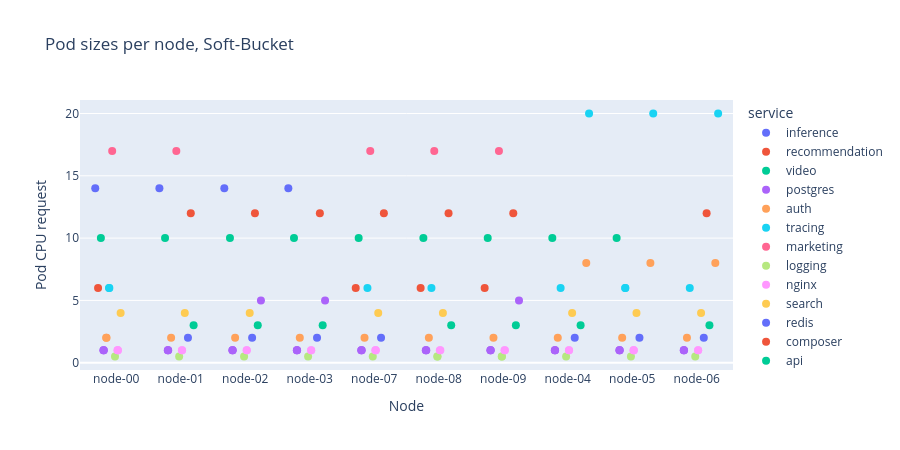
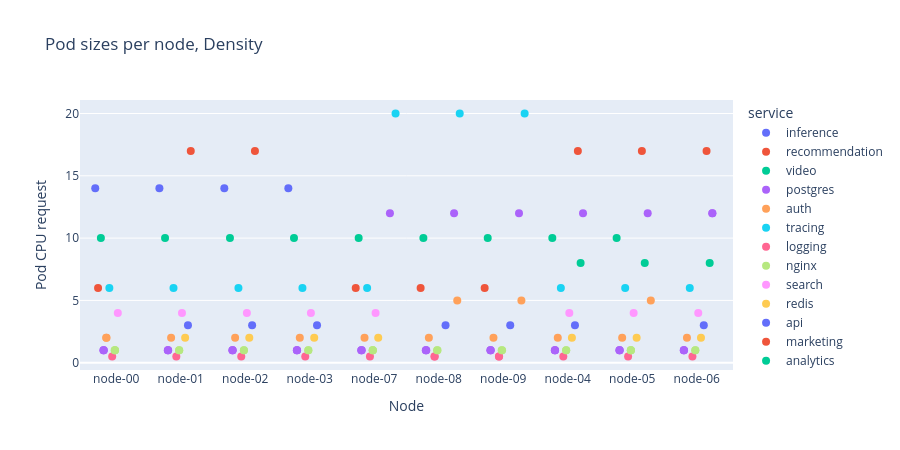
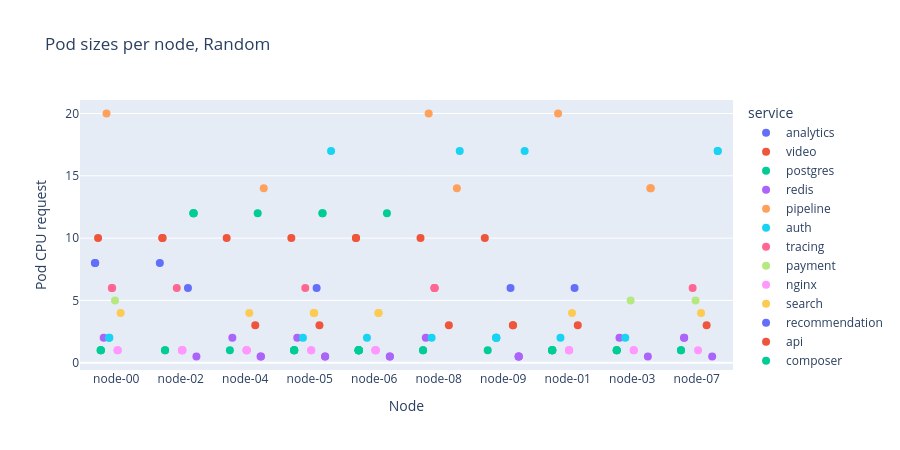

The notebook cell these images were saved under, in order:
### Markdown cell above
## 3. Pod-size distribution per node (histogram)

Are similarly-sized pods spread across nodes?

### Code cell
def pod_size_strip(cluster: Cluster, title: str):
    rows = []
    for node in cluster.nodes.values():
        for pod in node.pods:
            rows.append({"node": node.name, "cpu": pod.cpu_request, "service": pod.service})
    df = pd.DataFrame(rows)
    fig = px.strip(
        df, x="node", y="cpu", color="service",
        title=title,
        labels={"cpu": "Pod CPU request", "node": "Node"},
        height=450,
    )
    fig.update_traces(marker_size=8, jitter=0.3)
    fig.show()

for label, cluster in clusters.items():
    pod_size_strip(cluster, f"Pod sizes per node, {label}")

### Figure 1 — Plotly figure (JSON) as saved in the notebook; plotly's stock layout.template omitted (floating-point values rounded to 4 significant figures)
{"data": [{"alignmentgroup": "True", "boxpoints": "all", "fillcolor": "rgba(255,255,255,0)", "hoveron": "points", "hovertemplate": "service=inference<br>Node=%{x}<br>Pod CPU request=%{y}<extra></extra>", "jitter": 0.3, "legendgroup": "inference", "line": {"color": "rgba(255,255,255,0)"}, "marker": {"color": "#636efa", "size": 8}, "name": "inference", "offsetgroup": "inference", "orientation": "v", "pointpos": 0, "showlegend": true, "type": "box", "x": ["node-00", "node-01", "node-02", "node-03"], "x0": " ", "xaxis": "x", "y": [14.0, 14.0, 14.0, 14.0], "y0": " ", "yaxis": "y"}, {"alignmentgroup": "True", "boxpoints": "all", "fillcolor": "rgba(255,255,255,0)", "hoveron": "points", "hovertemplate": "service=recommendation<br>Node=%{x}<br>Pod CPU request=%{y}<extra></extra>", "jitter": 0.3, "legendgroup": "recommendation", "line": {"color": "rgba(255,255,255,0)"}, "marker": {"color": "#EF553B", "size": 8}, "name": "recommendation", "offsetgroup": "recommendation", "orientation": "v", "pointpos": 0, "showlegend": true, "type": "box", "x": ["node-00", "node-07", "node-08", "node-09"], "x0": " ", "xaxis": "x", "y": [6.0, 6.0, 6.0, 6.0], "y0": " ", "yaxis": "y"}, {"alignmentgroup": "True", "boxpoints": "all", "fillcolor": "rgba(255,255,255,0)", "hoveron": "points", "hovertemplate": "service=video<br>Node=%{x}<br>Pod CPU request=%{y}<extra></extra>", "jitter": 0.3, "legendgroup": "video", "line": {"color": "rgba(255,255,255,0)"}, "marker": {"color": "#00cc96", "size": 8}, "name": "video", "offsetgroup": "video", "orientation": "v", "pointpos": 0, "showlegend": true, "type": "box", "x": ["node-00", "node-01", "node-02", "node-03", "node-04", "node-05", "node-07", "node-08", "node-09"], "x0": " ", "xaxis": "x", "y": [10.0, 10.0, 10.0, 10.0, 10.0, 10.0, 10.0, 10.0, 10.0], "y0": " ", "yaxis": "y"}, {"alignmentgroup": "True", "boxpoints": "all", "fillcolor": "rgba(255,255,255,0)", "hoveron": "points", "hovertemplate": "service=postgres<br>Node=%{x}<br>Pod CPU request=%{y}<extra></extra>", "jitter": 0.3, "legendgroup": "postgres", "line": {"color": "rgba(255,255,255,0)"}, "marker": {"color": "#ab63fa", "size": 8}, "name": "postgres", "offsetgroup": "postgres", "orientation": "v", "pointpos": 0, "showlegend": true, "type": "box", "x": ["node-00", "node-00", "node-00", "node-01", "node-01", "node-01", "node-02", "node-02", "node-02", "node-03", "node-03", "node-03", "node-04", "node-04", "node-04", "node-05", "node-05", "node-05", "node-06", "node-06", "node-06", "node-07", "node-07", "node-07", "node-08", "node-08", "node-08", "node-09", "node-09", "node-09"], "x0": " ", "xaxis": "x", "y": [1.0, 1.0, 1.0, 1.0, 1.0, 1.0, 1.0, 1.0, 1.0, 1.0, 1.0, 1.0, 1.0, 1.0, 1.0, 1.0, 1.0, 1.0, 1.0, 1.0, 1.0, 1.0, 1.0, 1.0, 1.0, 1.0, 1.0, 1.0, 1.0, 1.0], "y0": " ", "yaxis": "y"}, {"alignmentgroup": "True", "boxpoints": "all", "fillcolor": "rgba(255,255,255,0)", "hoveron": "points", "hovertemplate": "service=auth<br>Node=%{x}<br>Pod CPU request=%{y}<extra></extra>", "jitter": 0.3, "legendgroup": "auth", "line": {"color": "rgba(255,255,255,0)"}, "marker": {"color": "#FFA15A", "size": 8}, "name": "auth", "offsetgroup": "auth", "orientation": "v", "pointpos": 0, "showlegend": true, "type": "box", "x": ["node-00", "node-00", "node-01", "node-02", "node-03", "node-04", "node-05", "node-06", "node-07", "node-08", "node-09"], "x0": " ", "xaxis": "x", "y": [2.0, 2.0, 2.0, 2.0, 2.0, 2.0, 2.0, 2.0, 2.0, 2.0, 2.0], "y0": " ", "yaxis": "y"}, {"alignmentgroup": "True", "boxpoints": "all", "fillcolor": "rgba(255,255,255,0)", "hoveron": "points", "hovertemplate": "service=tracing<br>Node=%{x}<br>Pod CPU request=%{y}<extra></extra>", "jitter": 0.3, "legendgroup": "tracing", "line": {"color": "rgba(255,255,255,0)"}, "marker": {"color": "#19d3f3", "size": 8}, "name": "tracing", "offsetgroup": "tracing", "orientation": "v", "pointpos": 0, "showlegend": true, "type": "box", "x": ["node-00", "node-00", "node-04", "node-05", "node-05", "node-06", "node-07", "node-08"], "x0": " ", "xaxis": "x", "y": [6.0, 6.0, 6.0, 6.0, 6.0, 6.0, 6.0, 6.0], "y0": " ", "yaxis": "y"}, {"alignmentgroup": "True", "boxpoints": "all", "fillcolor": "rgba(255,255,255,0)", "hoveron": "points", "hovertemplate": "service=marketing<br>Node=%{x}<br>Pod CPU request=%{y}<extra></extra>", "jitter": 0.3, "legendgroup": "marketing", "line": {"color": "rgba(255,255,255,0)"}, "marker": {"color": "#FF6692", "size": 8}, "name": "marketing", "offsetgroup": "marketing", "orientation": "v", "pointpos": 0, "showlegend": true, "type": "box", "x": ["node-00", "node-01", "node-07", "node-08", "node-09"], "x0": " ", "xaxis": "x", "y": [17.0, 17.0, 17.0, 17.0, 17.0], "y0": " ", "yaxis": "y"}, {"alignmentgroup": "True", "boxpoints": "all", "fillcolor": "rgba(255,255,255,0)", "hoveron": "points", "hovertemplate": "service=logging<br>Node=%{x}<br>Pod CPU request=%{y}<extra></extra>", "jitter": 0.3, "legendgroup": "logging", "line": {"color": "rgba(255,255,255,0)"}, "marker": {"color": "#B6E880", "size": 8}, "name": "logging", "offsetgroup": "logging", "orientation": "v", "pointpos": 0, "showlegend": true, "type": "box", "x": ["node-00", "node-01", "node-02", "node-03", "node-04", "node-05", "node-06", "node-07", "node-08", "node-08", "node-09", "node-09"], "x0": " ", "xaxis": "x", "y": [0.5, 0.5, 0.5, 0.5, 0.5, 0.5, 0.5, 0.5, 0.5, 0.5, 0.5, 0.5], "y0": " ", "yaxis": "y"}, {"alignmentgroup": "True", "boxpoints": "all", "fillcolor": "rgba(255,255,255,0)", "hoveron": "points", "hovertemplate": "service=nginx<br>Node=%{x}<br>Pod CPU request=%{y}<extra></extra>", "jitter": 0.3, "legendgroup": "nginx", "line": {"color": "rgba(255,255,255,0)"}, "marker": {"color": "#FF97FF", "size": 8}, "name": "nginx", "offsetgroup": "nginx", "orientation": "v", "pointpos": 0, "showlegend": true, "type": "box", "x": ["node-00", "node-00", "node-00", "node-01", "node-01", "node-02", "node-02", "node-03", "node-03", "node-04", "node-04", "node-05", "node-05", "node-05", "node-06", "node-06", "node-07", "node-07", "node-07", "node-08", "node-08", "node-09", "node-09"], "x0": " ", "xaxis": "x", "y": [1.0, 1.0, 1.0, 1.0, 1.0, 1.0, 1.0, 1.0, 1.0, 1.0, 1.0, 1.0, 1.0, 1.0, 1.0, 1.0, 1.0, 1.0, 1.0, 1.0, 1.0, 1.0, 1.0], "y0": " ", "yaxis": "y"}, {"alignmentgroup": "True", "boxpoints": "all", "fillcolor": "rgba(255,255,255,0)", "hoveron": "points", "hovertemplate": "service=search<br>Node=%{x}<br>Pod CPU request=%{y}<extra></extra>", "jitter": 0.3, "legendgroup": "search", "line": {"color": "rgba(255,255,255,0)"}, "marker": {"color": "#FECB52", "size": 8}, "name": "search", "offsetgroup": "search", "orientation": "v", "pointpos": 0, "showlegend": true, "type": "box", "x": ["node-00", "node-01", "node-02", "node-04", "node-05", "node-06", "node-07", "node-08"], "x0": " ", "xaxis": "x", "y": [4.0, 4.0, 4.0, 4.0, 4.0, 4.0, 4.0, 4.0], "y0": " ", "yaxis": "y"}, {"alignmentgroup": "True", "boxpoints": "all", "fillcolor": "rgba(255,255,255,0)", "hoveron": "points", "hovertemplate": "service=redis<br>Node=%{x}<br>Pod CPU request=%{y}<extra></extra>", "jitter": 0.3, "legendgroup": "redis", "line": {"color": "rgba(255,255,255,0)"}, "marker": {"color": "#636efa", "size": 8}, "name": "redis", "offsetgroup": "redis", "orientation": "v", "pointpos": 0, "showlegend": true, "type": "box", "x": ["node-01", "node-02", "node-03", "node-04", "node-05", "node-06", "node-07"], "x0": " ", "xaxis": "x", "y": [2.0, 2.0, 2.0, 2.0, 2.0, 2.0, 2.0], "y0": " ", "yaxis": "y"}, {"alignmentgroup": "True", "boxpoints": "all", "fillcolor": "rgba(255,255,255,0)", "hoveron": "points", "hovertemplate": "service=composer<br>Node=%{x}<br>Pod CPU request=%{y}<extra></extra>", "jitter": 0.3, "legendgroup": "composer", "line": {"color": "rgba(255,255,255,0)"}, "marker": {"color": "#EF553B", "size": 8}, "name": "composer", "offsetgroup": "composer", "orientation": "v", "pointpos": 0, "showlegend": true, "type": "box", "x": ["node-01", "node-02", "node-03", "node-06", "node-07", "node-08", "node-09"], "x0": " ", "xaxis": "x", "y": [12.0, 12.0, 12.0, 12.0, 12.0, 12.0, 12.0], "y0": " ", "yaxis": "y"}, {"alignmentgroup": "True", "boxpoints": "all", "fillcolor": "rgba(255,255,255,0)", "hoveron": "points", "hovertemplate": "service=api<br>Node=%{x}<br>Pod CPU request=%{y}<extra></extra>", "jitter": 0.3, "legendgroup": "api", "line": {"color": "rgba(255,255,255,0)"}, "marker": {"color": "#00cc96", "size": 8}, "name": "api", "offsetgroup": "api", "orientation": "v", "pointpos": 0, "showlegend": true, "type": "box", "x": ["node-01", "node-02", "node-03", "node-04", "node-06", "node-08", "node-09"], "x0": " ", "xaxis": "x", "y": [3.0, 3.0, 3.0, 3.0, 3.0, 3.0, 3.0], "y0": " ", "yaxis": "y"}, {"alignmentgroup": "True", "boxpoints": "all", "fillcolor": "rgba(255,255,255,0)", "hoveron": "points", "hovertemplate": "service=payment<br>Node=%{x}<br>Pod CPU request=%{y}<extra></extra>", "jitter": 0.3, "legendgroup": "payment", "line": {"color": "rgba(255,255,255,0)"}, "marker": {"color": "#ab63fa", "size": 8}, "name": "payment", "offsetgroup": "payment", "orientation": "v", "pointpos": 0, "showlegend": true, "type": "box", "x": ["node-02", "node-03", "node-09"], "x0": " ", "xaxis": "x", "y": [5.0, 5.0, 5.0], "y0": " ", "yaxis": "y"}, {"alignmentgroup": "True", "boxpoints": "all", "fillcolor": "rgba(255,255,255,0)", "hoveron": "points", "hovertemplate": "service=analytics<br>Node=%{x}<br>Pod CPU request=%{y}<extra></extra>", "jitter": 0.3, "legendgroup": "analytics", "line": {"color": "rgba(255,255,255,0)"}, "marker": {"color": "#FFA15A", "size": 8}, "name": "analytics", "offsetgroup": "analytics", "orientation": "v", "pointpos": 0, "showlegend": true, "type": "box", "x": ["node-04", "node-05", "node-06"], "x0": " ", "xaxis": "x", "y": [8.0, 8.0, 8.0], "y0": " ", "yaxis": "y"}, {"alignmentgroup": "True", "boxpoints": "all", "fillcolor": "rgba(255,255,255,0)", "hoveron": "points", "hovertemplate": "service=pipeline<br>Node=%{x}<br>Pod CPU request=%{y}<extra></extra>", "jitter": 0.3, "legendgroup": "pipeline", "line": {"color": "rgba(255,255,255,0)"}, "marker": {"color": "#19d3f3", "size": 8}, "name": "pipeline", "offsetgroup": "pipeline", "orientation": "v", "pointpos": 0, "showlegend": true, "type": "box", "x": ["node-04", "node-05", "node-06"], "x0": " ", "xaxis": "x", "y": [20.0, 20.0, 20.0], "y0": " ", "yaxis": "y"}], "layout": {"boxmode": "group", "height": 450, "legend": {"title": {"text": "service"}, "tracegroupgap": 0}, "title": {"text": "Pod sizes per node, Soft-Bucket"}, "xaxis": {"anchor": "y", "domain": [0, 1], "title": {"text": "Node"}}, "yaxis": {"anchor": "x", "domain": [0, 1], "title": {"text": "Pod CPU request"}}}}

### Figure 2 — Plotly figure (JSON) as saved in the notebook; plotly's stock layout.template omitted (floating-point values rounded to 4 significant figures)
{"data": [{"alignmentgroup": "True", "boxpoints": "all", "fillcolor": "rgba(255,255,255,0)", "hoveron": "points", "hovertemplate": "service=inference<br>Node=%{x}<br>Pod CPU request=%{y}<extra></extra>", "jitter": 0.3, "legendgroup": "inference", "line": {"color": "rgba(255,255,255,0)"}, "marker": {"color": "#636efa", "size": 8}, "name": "inference", "offsetgroup": "inference", "orientation": "v", "pointpos": 0, "showlegend": true, "type": "box", "x": ["node-00", "node-01", "node-02", "node-03"], "x0": " ", "xaxis": "x", "y": [14.0, 14.0, 14.0, 14.0], "y0": " ", "yaxis": "y"}, {"alignmentgroup": "True", "boxpoints": "all", "fillcolor": "rgba(255,255,255,0)", "hoveron": "points", "hovertemplate": "service=recommendation<br>Node=%{x}<br>Pod CPU request=%{y}<extra></extra>", "jitter": 0.3, "legendgroup": "recommendation", "line": {"color": "rgba(255,255,255,0)"}, "marker": {"color": "#EF553B", "size": 8}, "name": "recommendation", "offsetgroup": "recommendation", "orientation": "v", "pointpos": 0, "showlegend": true, "type": "box", "x": ["node-00", "node-07", "node-08", "node-09"], "x0": " ", "xaxis": "x", "y": [6.0, 6.0, 6.0, 6.0], "y0": " ", "yaxis": "y"}, {"alignmentgroup": "True", "boxpoints": "all", "fillcolor": "rgba(255,255,255,0)", "hoveron": "points", "hovertemplate": "service=video<br>Node=%{x}<br>Pod CPU request=%{y}<extra></extra>", "jitter": 0.3, "legendgroup": "video", "line": {"color": "rgba(255,255,255,0)"}, "marker": {"color": "#00cc96", "size": 8}, "name": "video", "offsetgroup": "video", "orientation": "v", "pointpos": 0, "showlegend": true, "type": "box", "x": ["node-00", "node-01", "node-02", "node-03", "node-04", "node-05", "node-07", "node-08", "node-09"], "x0": " ", "xaxis": "x", "y": [10.0, 10.0, 10.0, 10.0, 10.0, 10.0, 10.0, 10.0, 10.0], "y0": " ", "yaxis": "y"}, {"alignmentgroup": "True", "boxpoints": "all", "fillcolor": "rgba(255,255,255,0)", "hoveron": "points", "hovertemplate": "service=postgres<br>Node=%{x}<br>Pod CPU request=%{y}<extra></extra>", "jitter": 0.3, "legendgroup": "postgres", "line": {"color": "rgba(255,255,255,0)"}, "marker": {"color": "#ab63fa", "size": 8}, "name": "postgres", "offsetgroup": "postgres", "orientation": "v", "pointpos": 0, "showlegend": true, "type": "box", "x": ["node-00", "node-00", "node-00", "node-01", "node-01", "node-01", "node-02", "node-02", "node-02", "node-03", "node-03", "node-03", "node-04", "node-04", "node-04", "node-05", "node-05", "node-05", "node-06", "node-06", "node-06", "node-07", "node-07", "node-07", "node-08", "node-08", "node-08", "node-09", "node-09", "node-09"], "x0": " ", "xaxis": "x", "y": [1.0, 1.0, 1.0, 1.0, 1.0, 1.0, 1.0, 1.0, 1.0, 1.0, 1.0, 1.0, 1.0, 1.0, 1.0, 1.0, 1.0, 1.0, 1.0, 1.0, 1.0, 1.0, 1.0, 1.0, 1.0, 1.0, 1.0, 1.0, 1.0, 1.0], "y0": " ", "yaxis": "y"}, {"alignmentgroup": "True", "boxpoints": "all", "fillcolor": "rgba(255,255,255,0)", "hoveron": "points", "hovertemplate": "service=auth<br>Node=%{x}<br>Pod CPU request=%{y}<extra></extra>", "jitter": 0.3, "legendgroup": "auth", "line": {"color": "rgba(255,255,255,0)"}, "marker": {"color": "#FFA15A", "size": 8}, "name": "auth", "offsetgroup": "auth", "orientation": "v", "pointpos": 0, "showlegend": true, "type": "box", "x": ["node-00", "node-00", "node-01", "node-02", "node-03", "node-04", "node-05", "node-06", "node-07", "node-08", "node-09"], "x0": " ", "xaxis": "x", "y": [2.0, 2.0, 2.0, 2.0, 2.0, 2.0, 2.0, 2.0, 2.0, 2.0, 2.0], "y0": " ", "yaxis": "y"}, {"alignmentgroup": "True", "boxpoints": "all", "fillcolor": "rgba(255,255,255,0)", "hoveron": "points", "hovertemplate": "service=tracing<br>Node=%{x}<br>Pod CPU request=%{y}<extra></extra>", "jitter": 0.3, "legendgroup": "tracing", "line": {"color": "rgba(255,255,255,0)"}, "marker": {"color": "#19d3f3", "size": 8}, "name": "tracing", "offsetgroup": "tracing", "orientation": "v", "pointpos": 0, "showlegend": true, "type": "box", "x": ["node-00", "node-01", "node-02", "node-03", "node-04", "node-05", "node-06", "node-07"], "x0": " ", "xaxis": "x", "y": [6.0, 6.0, 6.0, 6.0, 6.0, 6.0, 6.0, 6.0], "y0": " ", "yaxis": "y"}, {"alignmentgroup": "True", "boxpoints": "all", "fillcolor": "rgba(255,255,255,0)", "hoveron": "points", "hovertemplate": "service=logging<br>Node=%{x}<br>Pod CPU request=%{y}<extra></extra>", "jitter": 0.3, "legendgroup": "logging", "line": {"color": "rgba(255,255,255,0)"}, "marker": {"color": "#FF6692", "size": 8}, "name": "logging", "offsetgroup": "logging", "orientation": "v", "pointpos": 0, "showlegend": true, "type": "box", "x": ["node-00", "node-01", "node-02", "node-03", "node-04", "node-05", "node-06", "node-07", "node-08", "node-08", "node-09", "node-09"], "x0": " ", "xaxis": "x", "y": [0.5, 0.5, 0.5, 0.5, 0.5, 0.5, 0.5, 0.5, 0.5, 0.5, 0.5, 0.5], "y0": " ", "yaxis": "y"}, {"alignmentgroup": "True", "boxpoints": "all", "fillcolor": "rgba(255,255,255,0)", "hoveron": "points", "hovertemplate": "service=nginx<br>Node=%{x}<br>Pod CPU request=%{y}<extra></extra>", "jitter": 0.3, "legendgroup": "nginx", "line": {"color": "rgba(255,255,255,0)"}, "marker": {"color": "#B6E880", "size": 8}, "name": "nginx", "offsetgroup": "nginx", "orientation": "v", "pointpos": 0, "showlegend": true, "type": "box", "x": ["node-00", "node-00", "node-00", "node-01", "node-01", "node-02", "node-02", "node-03", "node-03", "node-04", "node-04", "node-05", "node-05", "node-05", "node-06", "node-06", "node-07", "node-07", "node-07", "node-08", "node-08", "node-09", "node-09"], "x0": " ", "xaxis": "x", "y": [1.0, 1.0, 1.0, 1.0, 1.0, 1.0, 1.0, 1.0, 1.0, 1.0, 1.0, 1.0, 1.0, 1.0, 1.0, 1.0, 1.0, 1.0, 1.0, 1.0, 1.0, 1.0, 1.0], "y0": " ", "yaxis": "y"}, {"alignmentgroup": "True", "boxpoints": "all", "fillcolor": "rgba(255,255,255,0)", "hoveron": "points", "hovertemplate": "service=search<br>Node=%{x}<br>Pod CPU request=%{y}<extra></extra>", "jitter": 0.3, "legendgroup": "search", "line": {"color": "rgba(255,255,255,0)"}, "marker": {"color": "#FF97FF", "size": 8}, "name": "search", "offsetgroup": "search", "orientation": "v", "pointpos": 0, "showlegend": true, "type": "box", "x": ["node-00", "node-01", "node-02", "node-03", "node-04", "node-05", "node-06", "node-07"], "x0": " ", "xaxis": "x", "y": [4.0, 4.0, 4.0, 4.0, 4.0, 4.0, 4.0, 4.0], "y0": " ", "yaxis": "y"}, {"alignmentgroup": "True", "boxpoints": "all", "fillcolor": "rgba(255,255,255,0)", "hoveron": "points", "hovertemplate": "service=redis<br>Node=%{x}<br>Pod CPU request=%{y}<extra></extra>", "jitter": 0.3, "legendgroup": "redis", "line": {"color": "rgba(255,255,255,0)"}, "marker": {"color": "#FECB52", "size": 8}, "name": "redis", "offsetgroup": "redis", "orientation": "v", "pointpos": 0, "showlegend": true, "type": "box", "x": ["node-01", "node-02", "node-03", "node-04", "node-05", "node-06", "node-07"], "x0": " ", "xaxis": "x", "y": [2.0, 2.0, 2.0, 2.0, 2.0, 2.0, 2.0], "y0": " ", "yaxis": "y"}, {"alignmentgroup": "True", "boxpoints": "all", "fillcolor": "rgba(255,255,255,0)", "hoveron": "points", "hovertemplate": "service=api<br>Node=%{x}<br>Pod CPU request=%{y}<extra></extra>", "jitter": 0.3, "legendgroup": "api", "line": {"color": "rgba(255,255,255,0)"}, "marker": {"color": "#636efa", "size": 8}, "name": "api", "offsetgroup": "api", "orientation": "v", "pointpos": 0, "showlegend": true, "type": "box", "x": ["node-01", "node-02", "node-03", "node-04", "node-06", "node-08", "node-09"], "x0": " ", "xaxis": "x", "y": [3.0, 3.0, 3.0, 3.0, 3.0, 3.0, 3.0], "y0": " ", "yaxis": "y"}, {"alignmentgroup": "True", "boxpoints": "all", "fillcolor": "rgba(255,255,255,0)", "hoveron": "points", "hovertemplate": "service=marketing<br>Node=%{x}<br>Pod CPU request=%{y}<extra></extra>", "jitter": 0.3, "legendgroup": "marketing", "line": {"color": "rgba(255,255,255,0)"}, "marker": {"color": "#EF553B", "size": 8}, "name": "marketing", "offsetgroup": "marketing", "orientation": "v", "pointpos": 0, "showlegend": true, "type": "box", "x": ["node-01", "node-02", "node-04", "node-05", "node-06"], "x0": " ", "xaxis": "x", "y": [17.0, 17.0, 17.0, 17.0, 17.0], "y0": " ", "yaxis": "y"}, {"alignmentgroup": "True", "boxpoints": "all", "fillcolor": "rgba(255,255,255,0)", "hoveron": "points", "hovertemplate": "service=analytics<br>Node=%{x}<br>Pod CPU request=%{y}<extra></extra>", "jitter": 0.3, "legendgroup": "analytics", "line": {"color": "rgba(255,255,255,0)"}, "marker": {"color": "#00cc96", "size": 8}, "name": "analytics", "offsetgroup": "analytics", "orientation": "v", "pointpos": 0, "showlegend": true, "type": "box", "x": ["node-04", "node-05", "node-06"], "x0": " ", "xaxis": "x", "y": [8.0, 8.0, 8.0], "y0": " ", "yaxis": "y"}, {"alignmentgroup": "True", "boxpoints": "all", "fillcolor": "rgba(255,255,255,0)", "hoveron": "points", "hovertemplate": "service=composer<br>Node=%{x}<br>Pod CPU request=%{y}<extra></extra>", "jitter": 0.3, "legendgroup": "composer", "line": {"color": "rgba(255,255,255,0)"}, "marker": {"color": "#ab63fa", "size": 8}, "name": "composer", "offsetgroup": "composer", "orientation": "v", "pointpos": 0, "showlegend": true, "type": "box", "x": ["node-04", "node-05", "node-06", "node-06", "node-07", "node-08", "node-09"], "x0": " ", "xaxis": "x", "y": [12.0, 12.0, 12.0, 12.0, 12.0, 12.0, 12.0], "y0": " ", "yaxis": "y"}, {"alignmentgroup": "True", "boxpoints": "all", "fillcolor": "rgba(255,255,255,0)", "hoveron": "points", "hovertemplate": "service=payment<br>Node=%{x}<br>Pod CPU request=%{y}<extra></extra>", "jitter": 0.3, "legendgroup": "payment", "line": {"color": "rgba(255,255,255,0)"}, "marker": {"color": "#FFA15A", "size": 8}, "name": "payment", "offsetgroup": "payment", "orientation": "v", "pointpos": 0, "showlegend": true, "type": "box", "x": ["node-05", "node-08", "node-09"], "x0": " ", "xaxis": "x", "y": [5.0, 5.0, 5.0], "y0": " ", "yaxis": "y"}, {"alignmentgroup": "True", "boxpoints": "all", "fillcolor": "rgba(255,255,255,0)", "hoveron": "points", "hovertemplate": "service=pipeline<br>Node=%{x}<br>Pod CPU request=%{y}<extra></extra>", "jitter": 0.3, "legendgroup": "pipeline", "line": {"color": "rgba(255,255,255,0)"}, "marker": {"color": "#19d3f3", "size": 8}, "name": "pipeline", "offsetgroup": "pipeline", "orientation": "v", "pointpos": 0, "showlegend": true, "type": "box", "x": ["node-07", "node-08", "node-09"], "x0": " ", "xaxis": "x", "y": [20.0, 20.0, 20.0], "y0": " ", "yaxis": "y"}], "layout": {"boxmode": "group", "height": 450, "legend": {"title": {"text": "service"}, "tracegroupgap": 0}, "title": {"text": "Pod sizes per node, Density"}, "xaxis": {"anchor": "y", "domain": [0, 1], "title": {"text": "Node"}}, "yaxis": {"anchor": "x", "domain": [0, 1], "title": {"text": "Pod CPU request"}}}}

### Figure 3 — Plotly figure (JSON) as saved in the notebook; plotly's stock layout.template omitted (floating-point values rounded to 4 significant figures)
{"data": [{"alignmentgroup": "True", "boxpoints": "all", "fillcolor": "rgba(255,255,255,0)", "hoveron": "points", "hovertemplate": "service=analytics<br>Node=%{x}<br>Pod CPU request=%{y}<extra></extra>", "jitter": 0.3, "legendgroup": "analytics", "line": {"color": "rgba(255,255,255,0)"}, "marker": {"color": "#636efa", "size": 8}, "name": "analytics", "offsetgroup": "analytics", "orientation": "v", "pointpos": 0, "showlegend": true, "type": "box", "x": ["node-00", "node-00", "node-02"], "x0": " ", "xaxis": "x", "y": [8.0, 8.0, 8.0], "y0": " ", "yaxis": "y"}, {"alignmentgroup": "True", "boxpoints": "all", "fillcolor": "rgba(255,255,255,0)", "hoveron": "points", "hovertemplate": "service=video<br>Node=%{x}<br>Pod CPU request=%{y}<extra></extra>", "jitter": 0.3, "legendgroup": "video", "line": {"color": "rgba(255,255,255,0)"}, "marker": {"color": "#EF553B", "size": 8}, "name": "video", "offsetgroup": "video", "orientation": "v", "pointpos": 0, "showlegend": true, "type": "box", "x": ["node-00", "node-02", "node-02", "node-04", "node-05", "node-06", "node-06", "node-08", "node-09"], "x0": " ", "xaxis": "x", "y": [10.0, 10.0, 10.0, 10.0, 10.0, 10.0, 10.0, 10.0, 10.0], "y0": " ", "yaxis": "y"}, {"alignmentgroup": "True", "boxpoints": "all", "fillcolor": "rgba(255,255,255,0)", "hoveron": "points", "hovertemplate": "service=postgres<br>Node=%{x}<br>Pod CPU request=%{y}<extra></extra>", "jitter": 0.3, "legendgroup": "postgres", "line": {"color": "rgba(255,255,255,0)"}, "marker": {"color": "#00cc96", "size": 8}, "name": "postgres", "offsetgroup": "postgres", "orientation": "v", "pointpos": 0, "showlegend": true, "type": "box", "x": ["node-00", "node-00", "node-00", "node-01", "node-01", "node-01", "node-01", "node-01", "node-02", "node-02", "node-03", "node-03", "node-03", "node-04", "node-05", "node-05", "node-05", "node-05", "node-06", "node-06", "node-06", "node-06", "node-06", "node-06", "node-06", "node-07", "node-07", "node-08", "node-08", "node-09"], "x0": " ", "xaxis": "x", "y": [1.0, 1.0, 1.0, 1.0, 1.0, 1.0, 1.0, 1.0, 1.0, 1.0, 1.0, 1.0, 1.0, 1.0, 1.0, 1.0, 1.0, 1.0, 1.0, 1.0, 1.0, 1.0, 1.0, 1.0, 1.0, 1.0, 1.0, 1.0, 1.0, 1.0], "y0": " ", "yaxis": "y"}, {"alignmentgroup": "True", "boxpoints": "all", "fillcolor": "rgba(255,255,255,0)", "hoveron": "points", "hovertemplate": "service=redis<br>Node=%{x}<br>Pod CPU request=%{y}<extra></extra>", "jitter": 0.3, "legendgroup": "redis", "line": {"color": "rgba(255,255,255,0)"}, "marker": {"color": "#ab63fa", "size": 8}, "name": "redis", "offsetgroup": "redis", "orientation": "v", "pointpos": 0, "showlegend": true, "type": "box", "x": ["node-00", "node-03", "node-04", "node-05", "node-07", "node-07", "node-08"], "x0": " ", "xaxis": "x", "y": [2.0, 2.0, 2.0, 2.0, 2.0, 2.0, 2.0], "y0": " ", "yaxis": "y"}, {"alignmentgroup": "True", "boxpoints": "all", "fillcolor": "rgba(255,255,255,0)", "hoveron": "points", "hovertemplate": "service=pipeline<br>Node=%{x}<br>Pod CPU request=%{y}<extra></extra>", "jitter": 0.3, "legendgroup": "pipeline", "line": {"color": "rgba(255,255,255,0)"}, "marker": {"color": "#FFA15A", "size": 8}, "name": "pipeline", "offsetgroup": "pipeline", "orientation": "v", "pointpos": 0, "showlegend": true, "type": "box", "x": ["node-00", "node-01", "node-08"], "x0": " ", "xaxis": "x", "y": [20.0, 20.0, 20.0], "y0": " ", "yaxis": "y"}, {"alignmentgroup": "True", "boxpoints": "all", "fillcolor": "rgba(255,255,255,0)", "hoveron": "points", "hovertemplate": "service=auth<br>Node=%{x}<br>Pod CPU request=%{y}<extra></extra>", "jitter": 0.3, "legendgroup": "auth", "line": {"color": "rgba(255,255,255,0)"}, "marker": {"color": "#19d3f3", "size": 8}, "name": "auth", "offsetgroup": "auth", "orientation": "v", "pointpos": 0, "showlegend": true, "type": "box", "x": ["node-00", "node-00", "node-01", "node-03", "node-05", "node-06", "node-08", "node-09", "node-09", "node-09", "node-09"], "x0": " ", "xaxis": "x", "y": [2.0, 2.0, 2.0, 2.0, 2.0, 2.0, 2.0, 2.0, 2.0, 2.0, 2.0], "y0": " ", "yaxis": "y"}, {"alignmentgroup": "True", "boxpoints": "all", "fillcolor": "rgba(255,255,255,0)", "hoveron": "points", "hovertemplate": "service=tracing<br>Node=%{x}<br>Pod CPU request=%{y}<extra></extra>", "jitter": 0.3, "legendgroup": "tracing", "line": {"color": "rgba(255,255,255,0)"}, "marker": {"color": "#FF6692", "size": 8}, "name": "tracing", "offsetgroup": "tracing", "orientation": "v", "pointpos": 0, "showlegend": true, "type": "box", "x": ["node-00", "node-00", "node-02", "node-05", "node-07", "node-08", "node-08", "node-08"], "x0": " ", "xaxis": "x", "y": [6.0, 6.0, 6.0, 6.0, 6.0, 6.0, 6.0, 6.0], "y0": " ", "yaxis": "y"}, {"alignmentgroup": "True", "boxpoints": "all", "fillcolor": "rgba(255,255,255,0)", "hoveron": "points", "hovertemplate": "service=payment<br>Node=%{x}<br>Pod CPU request=%{y}<extra></extra>", "jitter": 0.3, "legendgroup": "payment", "line": {"color": "rgba(255,255,255,0)"}, "marker": {"color": "#B6E880", "size": 8}, "name": "payment", "offsetgroup": "payment", "orientation": "v", "pointpos": 0, "showlegend": true, "type": "box", "x": ["node-00", "node-03", "node-07"], "x0": " ", "xaxis": "x", "y": [5.0, 5.0, 5.0], "y0": " ", "yaxis": "y"}, {"alignmentgroup": "True", "boxpoints": "all", "fillcolor": "rgba(255,255,255,0)", "hoveron": "points", "hovertemplate": "service=nginx<br>Node=%{x}<br>Pod CPU request=%{y}<extra></extra>", "jitter": 0.3, "legendgroup": "nginx", "line": {"color": "rgba(255,255,255,0)"}, "marker": {"color": "#FF97FF", "size": 8}, "name": "nginx", "offsetgroup": "nginx", "orientation": "v", "pointpos": 0, "showlegend": true, "type": "box", "x": ["node-00", "node-00", "node-01", "node-01", "node-01", "node-02", "node-02", "node-02", "node-02", "node-02", "node-03", "node-03", "node-04", "node-04", "node-04", "node-04", "node-05", "node-05", "node-06", "node-06", "node-06", "node-06", "node-07"], "x0": " ", "xaxis": "x", "y": [1.0, 1.0, 1.0, 1.0, 1.0, 1.0, 1.0, 1.0, 1.0, 1.0, 1.0, 1.0, 1.0, 1.0, 1.0, 1.0, 1.0, 1.0, 1.0, 1.0, 1.0, 1.0, 1.0], "y0": " ", "yaxis": "y"}, {"alignmentgroup": "True", "boxpoints": "all", "fillcolor": "rgba(255,255,255,0)", "hoveron": "points", "hovertemplate": "service=search<br>Node=%{x}<br>Pod CPU request=%{y}<extra></extra>", "jitter": 0.3, "legendgroup": "search", "line": {"color": "rgba(255,255,255,0)"}, "marker": {"color": "#FECB52", "size": 8}, "name": "search", "offsetgroup": "search", "orientation": "v", "pointpos": 0, "showlegend": true, "type": "box", "x": ["node-00", "node-01", "node-04", "node-05", "node-05", "node-06", "node-06", "node-07"], "x0": " ", "xaxis": "x", "y": [4.0, 4.0, 4.0, 4.0, 4.0, 4.0, 4.0, 4.0], "y0": " ", "yaxis": "y"}, {"alignmentgroup": "True", "boxpoints": "all", "fillcolor": "rgba(255,255,255,0)", "hoveron": "points", "hovertemplate": "service=recommendation<br>Node=%{x}<br>Pod CPU request=%{y}<extra></extra>", "jitter": 0.3, "legendgroup": "recommendation", "line": {"color": "rgba(255,255,255,0)"}, "marker": {"color": "#636efa", "size": 8}, "name": "recommendation", "offsetgroup": "recommendation", "orientation": "v", "pointpos": 0, "showlegend": true, "type": "box", "x": ["node-01", "node-02", "node-05", "node-09"], "x0": " ", "xaxis": "x", "y": [6.0, 6.0, 6.0, 6.0], "y0": " ", "yaxis": "y"}, {"alignmentgroup": "True", "boxpoints": "all", "fillcolor": "rgba(255,255,255,0)", "hoveron": "points", "hovertemplate": "service=api<br>Node=%{x}<br>Pod CPU request=%{y}<extra></extra>", "jitter": 0.3, "legendgroup": "api", "line": {"color": "rgba(255,255,255,0)"}, "marker": {"color": "#EF553B", "size": 8}, "name": "api", "offsetgroup": "api", "orientation": "v", "pointpos": 0, "showlegend": true, "type": "box", "x": ["node-01", "node-04", "node-05", "node-07", "node-08", "node-09", "node-09"], "x0": " ", "xaxis": "x", "y": [3.0, 3.0, 3.0, 3.0, 3.0, 3.0, 3.0], "y0": " ", "yaxis": "y"}, {"alignmentgroup": "True", "boxpoints": "all", "fillcolor": "rgba(255,255,255,0)", "hoveron": "points", "hovertemplate": "service=composer<br>Node=%{x}<br>Pod CPU request=%{y}<extra></extra>", "jitter": 0.3, "legendgroup": "composer", "line": {"color": "rgba(255,255,255,0)"}, "marker": {"color": "#00cc96", "size": 8}, "name": "composer", "offsetgroup": "composer", "orientation": "v", "pointpos": 0, "showlegend": true, "type": "box", "x": ["node-02", "node-02", "node-02", "node-04", "node-05", "node-05", "node-06"], "x0": " ", "xaxis": "x", "y": [12.0, 12.0, 12.0, 12.0, 12.0, 12.0, 12.0], "y0": " ", "yaxis": "y"}, {"alignmentgroup": "True", "boxpoints": "all", "fillcolor": "rgba(255,255,255,0)", "hoveron": "points", "hovertemplate": "service=logging<br>Node=%{x}<br>Pod CPU request=%{y}<extra></extra>", "jitter": 0.3, "legendgroup": "logging", "line": {"color": "rgba(255,255,255,0)"}, "marker": {"color": "#ab63fa", "size": 8}, "name": "logging", "offsetgroup": "logging", "orientation": "v", "pointpos": 0, "showlegend": true, "type": "box", "x": ["node-02", "node-03", "node-04", "node-04", "node-05", "node-05", "node-06", "node-06", "node-07", "node-09", "node-09", "node-09"], "x0": " ", "xaxis": "x", "y": [0.5, 0.5, 0.5, 0.5, 0.5, 0.5, 0.5, 0.5, 0.5, 0.5, 0.5, 0.5], "y0": " ", "yaxis": "y"}, {"alignmentgroup": "True", "boxpoints": "all", "fillcolor": "rgba(255,255,255,0)", "hoveron": "points", "hovertemplate": "service=inference<br>Node=%{x}<br>Pod CPU request=%{y}<extra></extra>", "jitter": 0.3, "legendgroup": "inference", "line": {"color": "rgba(255,255,255,0)"}, "marker": {"color": "#FFA15A", "size": 8}, "name": "inference", "offsetgroup": "inference", "orientation": "v", "pointpos": 0, "showlegend": true, "type": "box", "x": ["node-03", "node-03", "node-04", "node-08"], "x0": " ", "xaxis": "x", "y": [14.0, 14.0, 14.0, 14.0], "y0": " ", "yaxis": "y"}, {"alignmentgroup": "True", "boxpoints": "all", "fillcolor": "rgba(255,255,255,0)", "hoveron": "points", "hovertemplate": "service=marketing<br>Node=%{x}<br>Pod CPU request=%{y}<extra></extra>", "jitter": 0.3, "legendgroup": "marketing", "line": {"color": "rgba(255,255,255,0)"}, "marker": {"color": "#19d3f3", "size": 8}, "name": "marketing", "offsetgroup": "marketing", "orientation": "v", "pointpos": 0, "showlegend": true, "type": "box", "x": ["node-05", "node-07", "node-07", "node-08", "node-09"], "x0": " ", "xaxis": "x", "y": [17.0, 17.0, 17.0, 17.0, 17.0], "y0": " ", "yaxis": "y"}], "layout": {"boxmode": "group", "height": 450, "legend": {"title": {"text": "service"}, "tracegroupgap": 0}, "title": {"text": "Pod sizes per node, Random"}, "xaxis": {"anchor": "y", "domain": [0, 1], "title": {"text": "Node"}}, "yaxis": {"anchor": "x", "domain": [0, 1], "title": {"text": "Pod CPU request"}}}}
